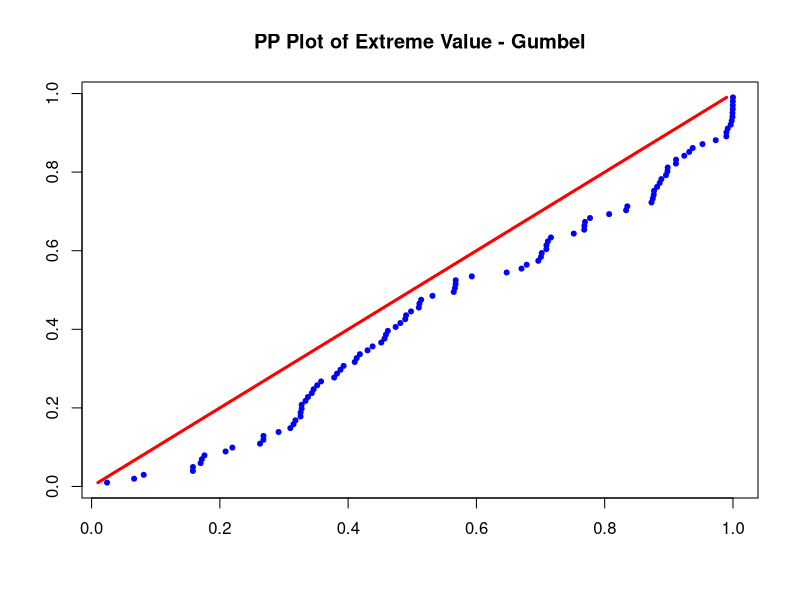
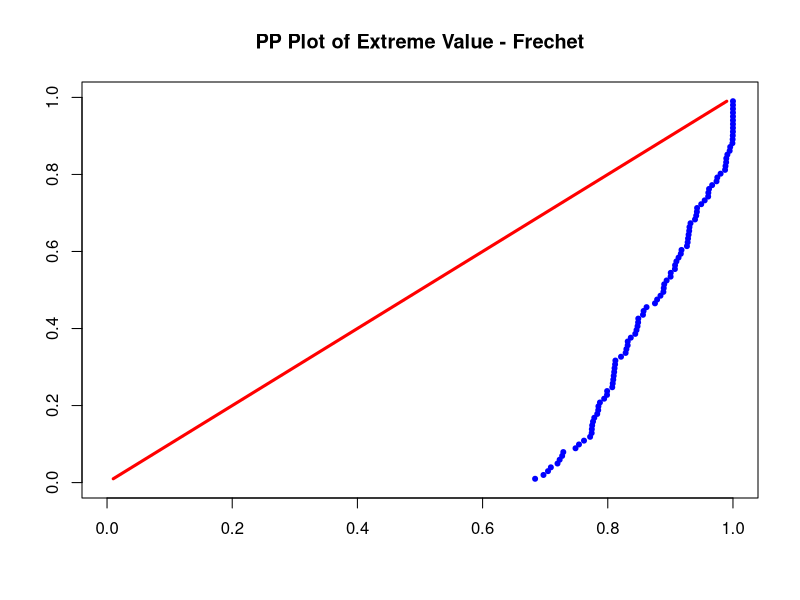
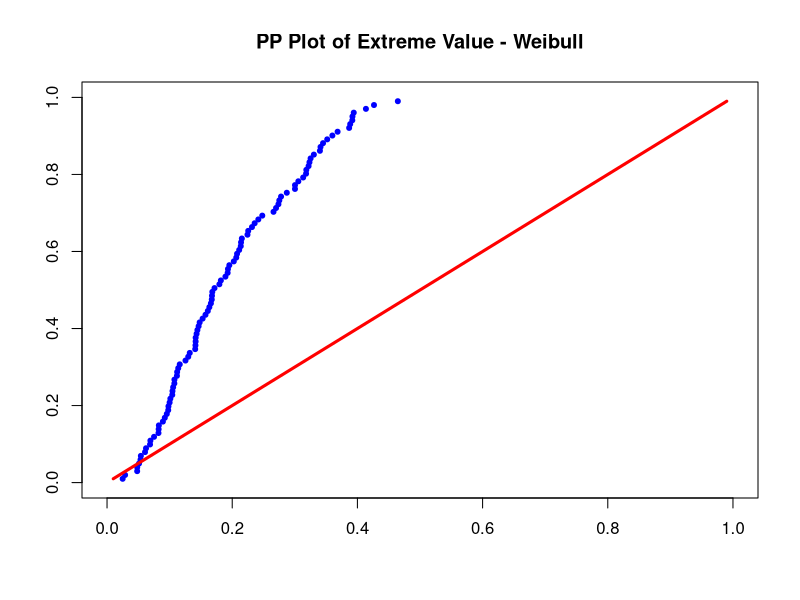

Write the R code that produced these figures, in order.
rm(list = ls(all = TRUE))
#setwd("C:/...")

#install.packages("evd")
library(evd)

set.seed(123)
n  =  100

# Gumbel
gumb1  =  rgev(n)
gumb2  =  sort(gumb1)
gumb   =  pnorm(gumb2)
t      =  c(1:n)/(n + 1)
dat    =  cbind(t, t)

plot(gumb, t, col = "blue", pch = 20, xlab = "", ylab = "", 
    main = "PP Plot of Extreme Value - Gumbel")
lines(dat, col = "red", lwd = 3)

alpha  =  0.5

# Frechet
frec1  =  rgev(n, 1, alpha, alpha)
frec2  =  sort(frec1)
frec   =  pnorm(frec2)
t      =  c(1:n)/(n + 1)
dat    =  cbind(t, t)

plot(frec, t, col = "blue", pch = 20, xlim = c(0, 1), ylim = c(0, 1), xlab = "", ylab = "", main = "PP Plot of Extreme Value - Frechet")
lines(dat, col = "red", lwd = 3)

# Weibull
weib1  =  rgev(n, -1, alpha, -alpha)
weib2  =  sort(weib1)
weib   =  pnorm(weib2)
t      =  c(1:n)/(n + 1)
dat    =  cbind(t, t)

plot(weib, t, col = "blue", pch = 20, xlim = c(0, 1), ylim = c(0, 1), 
    xlab = "", ylab = "", main = "PP Plot of Extreme Value - Weibull") 
lines(dat, col = "red", lwd = 3)
